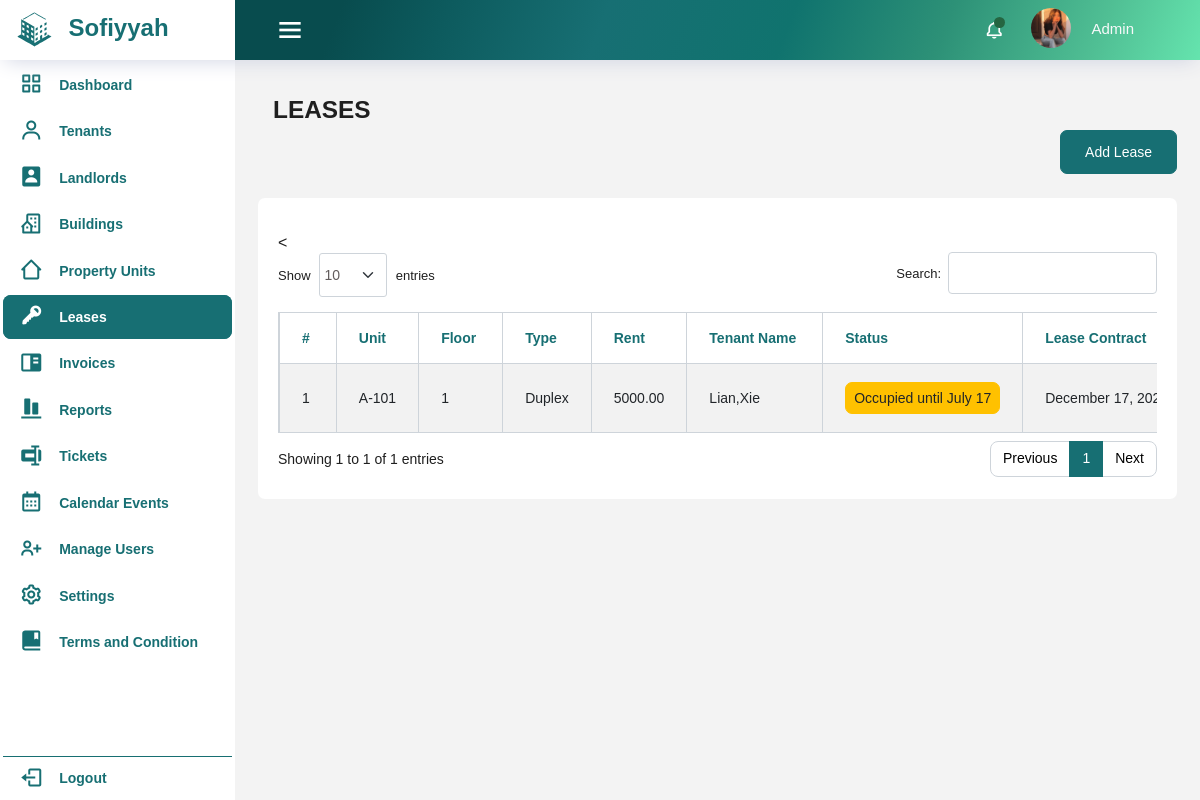
Page /leases/leases.php (signed in) on the committed database.
### tables this page shows
CREATE TABLE `lease` (
  `id` int(11) NOT NULL,
  `property_unit_id` int(11) NOT NULL,
  `monthly_rent` decimal(10,2) NOT NULL,
  `tenant_id` int(11) NOT NULL,
  `lease_start` date NOT NULL,
  `lease_end` date NOT NULL,
  `lease_doc` varchar(255) DEFAULT NULL,
  `one_month_deposit` decimal(10,2) NOT NULL,
  `one_month_advance` decimal(10,2) NOT NULL,
  `electricity` decimal(10,2) NOT NULL,
  `water` decimal(10,2) NOT NULL,
  `status` enum('Vacant','Occupied','Unavailable','') NOT NULL DEFAULT 'Occupied',
  `has_fixed_bills` tinyint(1) NOT NULL DEFAULT 0,
  `created_at` timestamp NOT NULL DEFAULT current_timestamp(),
  `updated_at` timestamp NOT NULL DEFAULT current_timestamp() ON UPDATE current_timestamp()
);

CREATE TABLE `property_units` (
  `id` int(11) NOT NULL,
  `property_id` int(11) NOT NULL,
  `unit_type_id` int(11) NOT NULL,
  `unit_no` varchar(10) NOT NULL,
  `floor_level` int(100) NOT NULL,
  `num_rooms` int(11) DEFAULT NULL,
  `num_bathrooms` int(11) DEFAULT NULL,
  `monthly_rent` decimal(10,2) NOT NULL,
  `unit_condition_id` int(11) NOT NULL,
  `pu_features` longtext NOT NULL,
  `status` varchar(255) NOT NULL DEFAULT 'Vacant',
  `one_month_deposit` decimal(10,2) NOT NULL,
  `one_month_advance` decimal(10,2) NOT NULL,
  `created_at` timestamp NOT NULL DEFAULT current_timestamp(),
  `updated_at` timestamp NOT NULL DEFAULT current_timestamp() ON UPDATE current_timestamp()
);

CREATE TABLE `unit_type` (
  `id` int(11) NOT NULL,
  `type_name` varchar(50) NOT NULL,
  `created_at` timestamp NOT NULL DEFAULT current_timestamp(),
  `updated_at` timestamp NOT NULL DEFAULT current_timestamp() ON UPDATE current_timestamp()
);

CREATE TABLE `tenant` (
  `id` int(11) NOT NULL,
  `first_name` varchar(50) NOT NULL,
  `middle_name` varchar(50) DEFAULT NULL,
  `last_name` varchar(50) NOT NULL,
  `email` varchar(100) NOT NULL,
  `contact_no` varchar(20) NOT NULL,
  `relationship_status` varchar(100) NOT NULL,
  `type_of_household` varchar(100) NOT NULL,
  `previous_address` varchar(200) NOT NULL,
  `region` varchar(255) NOT NULL,
  `provinces` varchar(255) NOT NULL,
  `city` varchar(255) NOT NULL,
  `sex` varchar(50) DEFAULT NULL,
  `date_of_birth` date NOT NULL,
  `has_pet` varchar(100) NOT NULL,
  `number_of_pets` int(11) DEFAULT NULL,
  `type_of_pet` varchar(50) DEFAULT NULL,
  `is_smoking` varchar(10) NOT NULL,
  `has_vehicle` varchar(100) DEFAULT NULL,
  `vehicle_specification` varchar(50) DEFAULT NULL,
  `spouse_first_name` varchar(50) DEFAULT NULL,
  `spouse_last_name` varchar(50) DEFAULT NULL,
  `spouse_email` varchar(100) DEFAULT NULL,
  `spouse_num` varchar(20) DEFAULT NULL,
  `occupants` varchar(255) DEFAULT NULL,
  `occupants_relations` varchar(255) DEFAULT NULL,
  `emergency_contact_person` varchar(100) NOT NULL,
  `emergency_contact_number` varchar(20) NOT NULL,
  `profile_img` varchar(100) NOT NULL,
  `created_at` timestamp NOT NULL DEFAULT current_timestamp(),
  `updated_at` timestamp NOT NULL DEFAULT current_timestamp() ON UPDATE current_timestamp()
);

### leases/leases.php (the view, shortened to what this page needs)
<?php
    require_once '../includes/header.php';
    require_once '../includes/dbconfig.php';
?>
<body>
<div class="container-scroller">
  <?php
    require_once '../includes/navbar.php';
  ?>
<div class="container-fluid page-body-wrapper">
<?php
        if (isset($_SESSION['user_type'])) {
            if ($_SESSION['user_type'] == 'landlord') {
                require_once '../alandlord-dash/landlord_sidebar.php';
            } elseif ($_SESSION['user_type'] == 'admin') {
                require_once '../includes/sidebar.php';
            }
        } else {
        }
    ?>
<div class="main-panel">
  <div class="content-wrapper">
    <div class="row">
      <div class="col-12 col-xl-8 mb-4 mb-xl-0">
        <h3 class="font-weight-bolder">LEASES</h3>
      </div>
      <div class="add-tenant-container">
      <?php
          if($_SESSION['user_type'] == 'admin' || $_SESSION['user_type'] == 'landlord'){
      ?>
      <a href="add_lease.php" class="btn btn-success btn-icon-text float-right">
          Add Lease</a>
          <?php
              }
          ?>
      </div>
    </div>
    <div class="row mt-4">
        <div class="card">
            <div class="card-body">
                <div class="table-responsive pt-3">
                  <table id="example" class="table table-striped table-bordered dt-responsive nowrap" style="width:100%">
                  <thead>
                    <tr>
                        <th>#</th>
                        <th>Unit</th>
                        <th>Floor</th>
                        <th>Type</th>
                        <th>Rent</th>
                        <th>Tenant Name</th>
                        <th>Status</th>
                        <th>Lease Contract</th>
                    </tr>
                </thead>
                <tbody>
                    <?php
                    $sql = "SELECT lease.*, property_units.unit_no, unit_type.type_name, property_units.monthly_rent, property_units.floor_level, DATE_FORMAT(MIN(lease.lease_start), '%M %d, %Y') AS lease_start,
                    DATE_FORMAT(MAX(lease.lease_end), '%M %d, %Y') AS lease_end, tenant.first_name, tenant.last_name
                    FROM lease
                    LEFT JOIN property_units ON lease.property_unit_id = property_units.id
                    LEFT JOIN unit_type ON property_units.unit_type_id = unit_type.id
                    RIGHT JOIN tenant ON lease.tenant_id = tenant.id
                    WHERE tenant_id=tenant.id";
                    $result = mysqli_query($conn, $sql);
                    $i = 1;
                    if (mysqli_num_rows($result) > 0){
                        while ($row = mysqli_fetch_assoc($result)){
                            $status = '';
                            if ($row['status'] == 'Occupied') {
                                if (strtotime($row['lease_end']) >= time()) {
                                    $status = '<button class="btn btn-warning btn-lg p-2">Occupied until ' . date('F d', strtotime($row['lease_end'])) . '</button>';
                                } else {
                                    $status = '<button class="btn btn-danger btn-lg p-2">Occupied (expired lease)</button>';
                                }
                            } elseif ($row['status'] == 'Vacant') {
                                $vacant_date = date('F j, Y', strtotime($row['lease_end'] . ' + 7 days'));
                                $status = '<button class="btn btn-success btn-lg p-2">Vacant after '.$vacant_date.'</button>';
                            } elseif ($row['status'] == 'Unavailable') {
                                $status = '<button class="btn btn-secondary btn-lg p-2">Unavailable</button>';
                            }
                            $actionButtons = ($_SESSION['user_type'] == 'admin' || $_SESSION['user_type'] == 'landlord') ?
                            '<div class="action">
                              <a class="me-2 green" href="view_building.php?id='.$row['id'].'"><i class="fas fa-eye"></i></a>
                              <a class="me-2 green" href="edit_building.php?id='.$row['id'].'"><i class="fas fa-edit"></i></a>
                              <a class="green action-delete" href="delete_building.php?id='.$row['id'].'"><i class="fas fa-trash"></i></a>
                            </div>' : '';
                            $leaseDates = ($row['lease_start'] !== null && $row['lease_end'] !== null) ? $row['lease_start'] . '  -  ' . $row['lease_end'] : 'No contract yet';
                                echo '
                                <tr>
                                    <td>'.$i.'</td>
                                    <td>'.$row['unit_no'].'</td>
                                    <td>'.$row['floor_level'].'</td>
                                    <td>'.$row['type_name'].'</td>
                                    <td>'.$row['monthly_rent'].'</td>
                                    <td>'.$row['last_name'].','.$row['first_name'].'</td>
                                    <td>'.$status.'</td>
                                    <<td>'.$leaseDates.'</td>
                                    <td>'.$actionButtons.'</td>
                                </tr>';
                                $i++;
                            }
                        }
                    ?>
                </tbody>
                </table>
            </div>
        </div>
    </div>
</div>

### css/custom.css (style rules this page uses)
:root { --fs-7: 13.4px; --fs-8: 9.2px; --fw-300: 300; --fw-500: 500; --fw-600: 600; --fw-700: 700; }
.mb-4 { font-weight: bold; }
*, *::before, *::after { box-sizing: border-box; }
.card { position: relative; display: flex; flex-direction: column; min-width: 0; word-wrap: break-word; background-color: #fff; background-clip: border-box; border: 1px solid rgba(0,0,0,.125); border-radius: 1rem; }
table.table-bordered.dataTable thead tr:first-child th, table.table-bordered.dataTable thead tr:first-child td { border-top-width: 1px; color: #176f73; font-weight: bolder; }
.row>* { padding-left: calc(var(--bs-gutter-x) * .0); padding-right: calc(var(--bs-gutter-x) * .0); }
:root { --fc-small-font-size: .85em!important; --fc-page-bg-color: #fff!important; --fc-neutral-bg-color: hsla(0,0%,82%,.3)!important; --fc-neutral-text-color: grey!important; --fc-border-color: #ddd!important; --fc-button-text-color: #fff!important; --fc-button-bg-color: #2c3e50!important; --fc-button-border-color: #879baf6b!important; --fc-button-hover-bg-color: #2d6465!important; --fc-button-hover-border-color: #2d6465!important; --fc-button-active-bg-color: #115845e8!important; --fc-button-active-border-color: #115845e8!important; --fc-event-bg-color: #c3d837!important; --fc-event-border-color: #c3d837!important; --fc-event-text-color: #01105d!important; --fc-event-selected-overlay-color: rgba(0, 0, 0, 0.4)!important; --fc-more-link-bg-color: #d0d0d0!important; --fc-more-link-text-color: inherit!important; --fc-event-resizer-thickness: 8px!important; --fc-event-resizer-dot-total-width: 8px!important; --fc-event-resizer-dot-border-width: 1px!important; --fc-non-business-color: hsla(0,0%,84%,.3)!important; --fc-bg-event-color: #8be347!important; --fc-bg-event-opacity: 0.3!important; --fc-highlight-color: rgba(168, 232, 245, 0.3)!important; --fc-today-bg-color: rgb(46 112 179 / 10%)!important; --fc-now-indicator-color: red; }

### rows in the picture
lease: property_unit.unit_no "A-101", property_unit.floor_level "1", unit_type.type_name "Duplex", property_unit.monthly_rent "5000.00", tenant.last_name "Lian", tenant.first_name "Xie", lease_end "July 17", leaseDates "December 17,…"

### other values in the picture
$_SESSION['username'] "Admin"
